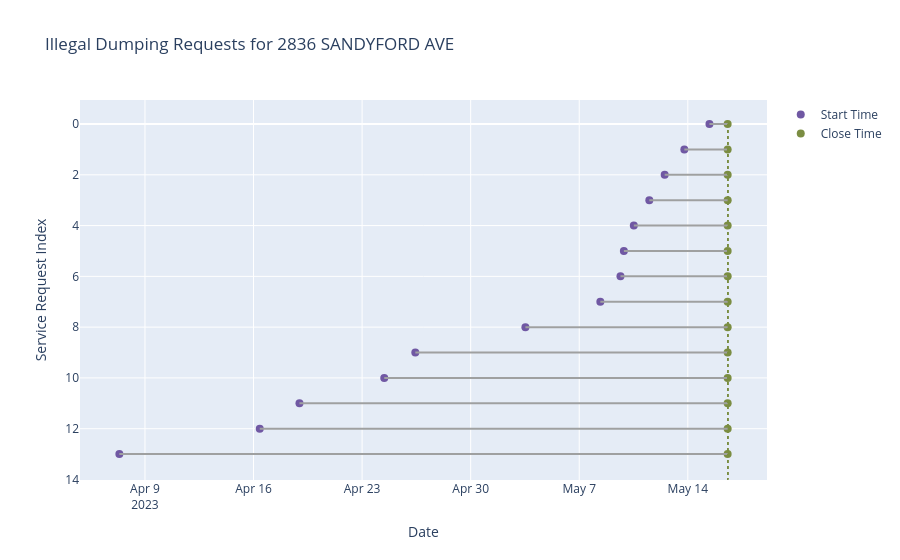

The cell this chart's notebook holds for it:
### Code cell
# 2. Create the interactive plot
# Create a base figure object
fig = go.Figure()

# Add the start time points
fig.add_trace(go.Scatter(
    x=mst_df['start_time'],
    y=mst_df.index,
    mode='markers',
    marker=dict(color='#7058a3', size=8),
    name='Start Time',
    hoverinfo='text',
    hovertext=
        'Start Time: ' + mst_df['start_time'].dt.strftime('%Y-%m-%d %H:%M:%S') + '<br>' +
        'Close Time: ' + mst_df['close_time'].dt.strftime('%Y-%m-%d %H:%M:%S') + '<br>' +
        'Media URL: ' + mst_df['media_url']
))

# Add the end time points
fig.add_trace(go.Scatter(
    x=mst_df['close_time'],
    y=mst_df.index,
    mode='markers',
    marker=dict(color='#7b8d42', size=8),
    name='Close Time',
    hoverinfo='text',
    hovertext=
        'Start Time: ' + mst_df['start_time'].dt.strftime('%Y-%m-%d %H:%M:%S') + '<br>' +
        'Close Time: ' + mst_df['close_time'].dt.strftime('%Y-%m-%d %H:%M:%S') + '<br>' +
        'Media URL: ' + mst_df['media_url']
))

# Add the lines connecting the points
for i, row in mst_df.iterrows():
    fig.add_shape(
        type='line',
        x0=row['start_time'], y0=i,
        x1=row['close_time'], y1=i,
        line=dict(color='#9fa0a0', width=2)
    )

# 3. Add vertical lines for each closed_time using the correct method
for date in mst_df['close_time']:
    fig.add_shape(
        type="line",
        x0=date, y0=0,
        x1=date, y1=len(mst_df), # Extends the line the full height of the plot
        line=dict(
            color="#7b8d42",
            width=1,
            dash="dot",
        )
    )

# 4. Update layout with titles and labels
fig.update_layout(
    title="Illegal Dumping Requests for 2836 SANDYFORD AVE",
    xaxis_title="Date",
    yaxis_title="Service Request Index",
    yaxis_autorange='reversed',
    showlegend=True,
    hovermode='closest' # This is the key change
)

fig.show()

### Figure 1 — Plotly figure (JSON) as saved in the notebook; plotly's stock layout.template omitted (floating-point values rounded to 4 significant figures)
{"data": [{"hoverinfo": "text", "hovertext": ["Start Time: 2023-05-15 09:30:00<br>Close Time: 2023-05-16 13:39:00<br>Media URL: https://d17aqltn7cihbm.cloudfront.net/uploads/large_59ef9bd35b16b332b0cf6f6c40d32afc", "Start Time: 2023-05-13 18:38:00<br>Close Time: 2023-05-16 13:39:00<br>Media URL: https://d17aqltn7cihbm.cloudfront.net/uploads/large_da1c5629deb7453298210a4749e1dac8", "Start Time: 2023-05-12 12:13:00<br>Close Time: 2023-05-16 13:39:00<br>Media URL: https://d17aqltn7cihbm.cloudfront.net/uploads/large_f405dd591aa7a339010bf3b4a499bd43", "Start Time: 2023-05-11 12:28:00<br>Close Time: 2023-05-16 13:39:00<br>Media URL: https://d17aqltn7cihbm.cloudfront.net/uploads/large_640bbe4a75956d4e301d16350ea62324", "Start Time: 2023-05-10 12:28:00<br>Close Time: 2023-05-16 13:39:00<br>Media URL: https://d17aqltn7cihbm.cloudfront.net/uploads/large_ee1f2031cc6a43a3ab8d1a328a7d2d3d", "Start Time: 2023-05-09 21:05:00<br>Close Time: 2023-05-16 13:39:00<br>Media URL: https://d17aqltn7cihbm.cloudfront.net/uploads/large_b550b66ac66677c2ecae8882289b88c5", "Start Time: 2023-05-09 15:49:00<br>Close Time: 2023-05-16 13:39:00<br>Media URL: https://d17aqltn7cihbm.cloudfront.net/uploads/large_973e133ca581f0e6c4ffaa8c1cfed1e8", "Start Time: 2023-05-08 08:39:00<br>Close Time: 2023-05-16 13:39:00<br>Media URL: https://d17aqltn7cihbm.cloudfront.net/uploads/large_62b92e8130d98cefbf6c348d0fb99ff4", "Start Time: 2023-05-03 12:42:00<br>Close Time: 2023-05-16 13:39:00<br>Media URL: https://d17aqltn7cihbm.cloudfront.net/uploads/large_87bf942e05f70bd66357f6f299399fb5", null, "Start Time: 2023-04-24 10:17:00<br>Close Time: 2023-05-16 13:39:00<br>Media URL: https://d17aqltn7cihbm.cloudfront.net/uploads/large_862c3adccd914633e8eabff64912dd33", "Start Time: 2023-04-18 23:06:00<br>Close Time: 2023-05-16 13:39:00<br>Media URL: https://d17aqltn7cihbm.cloudfront.net/uploads/large_60053a6595120b108066d3f2838b0b28", null, "Start Time: 2023-04-07 08:22:00<br>Close Time: 2023-05-16 13:39:00<br>Media URL: https://d17aqltn7cihbm.cloudfront.net/uploads/large_bcfdc9c597376fa70af6b0580fa9f488"], "marker": {"color": "#7058a3", "size": 8}, "mode": "markers", "name": "Start Time", "type": "scatter", "x": ["2023-05-15T09:30:00.000", "2023-05-13T18:38:00.000", "2023-05-12T12:13:00.000", "2023-05-11T12:28:00.000", "2023-05-10T12:28:00.000", "2023-05-09T21:05:00.000", "2023-05-09T15:49:00.000", "2023-05-08T08:39:00.000", "2023-05-03T12:42:00.000", "2023-04-26T10:21:00.000", "2023-04-24T10:17:00.000", "2023-04-18T23:06:00.000", "2023-04-16T09:36:00.000", "2023-04-07T08:22:00.000"], "y": [0, 1, 2, 3, 4, 5, 6, 7, 8, 9, 10, 11, 12, 13]}, {"hoverinfo": "text", "hovertext": ["Start Time: 2023-05-15 09:30:00<br>Close Time: 2023-05-16 13:39:00<br>Media URL: https://d17aqltn7cihbm.cloudfront.net/uploads/large_59ef9bd35b16b332b0cf6f6c40d32afc", "Start Time: 2023-05-13 18:38:00<br>Close Time: 2023-05-16 13:39:00<br>Media URL: https://d17aqltn7cihbm.cloudfront.net/uploads/large_da1c5629deb7453298210a4749e1dac8", "Start Time: 2023-05-12 12:13:00<br>Close Time: 2023-05-16 13:39:00<br>Media URL: https://d17aqltn7cihbm.cloudfront.net/uploads/large_f405dd591aa7a339010bf3b4a499bd43", "Start Time: 2023-05-11 12:28:00<br>Close Time: 2023-05-16 13:39:00<br>Media URL: https://d17aqltn7cihbm.cloudfront.net/uploads/large_640bbe4a75956d4e301d16350ea62324", "Start Time: 2023-05-10 12:28:00<br>Close Time: 2023-05-16 13:39:00<br>Media URL: https://d17aqltn7cihbm.cloudfront.net/uploads/large_ee1f2031cc6a43a3ab8d1a328a7d2d3d", "Start Time: 2023-05-09 21:05:00<br>Close Time: 2023-05-16 13:39:00<br>Media URL: https://d17aqltn7cihbm.cloudfront.net/uploads/large_b550b66ac66677c2ecae8882289b88c5", "Start Time: 2023-05-09 15:49:00<br>Close Time: 2023-05-16 13:39:00<br>Media URL: https://d17aqltn7cihbm.cloudfront.net/uploads/large_973e133ca581f0e6c4ffaa8c1cfed1e8", "Start Time: 2023-05-08 08:39:00<br>Close Time: 2023-05-16 13:39:00<br>Media URL: https://d17aqltn7cihbm.cloudfront.net/uploads/large_62b92e8130d98cefbf6c348d0fb99ff4", "Start Time: 2023-05-03 12:42:00<br>Close Time: 2023-05-16 13:39:00<br>Media URL: https://d17aqltn7cihbm.cloudfront.net/uploads/large_87bf942e05f70bd66357f6f299399fb5", null, "Start Time: 2023-04-24 10:17:00<br>Close Time: 2023-05-16 13:39:00<br>Media URL: https://d17aqltn7cihbm.cloudfront.net/uploads/large_862c3adccd914633e8eabff64912dd33", "Start Time: 2023-04-18 23:06:00<br>Close Time: 2023-05-16 13:39:00<br>Media URL: https://d17aqltn7cihbm.cloudfront.net/uploads/large_60053a6595120b108066d3f2838b0b28", null, "Start Time: 2023-04-07 08:22:00<br>Close Time: 2023-05-16 13:39:00<br>Media URL: https://d17aqltn7cihbm.cloudfront.net/uploads/large_bcfdc9c597376fa70af6b0580fa9f488"], "marker": {"color": "#7b8d42", "size": 8}, "mode": "markers", "name": "Close Time", "type": "scatter", "x": ["2023-05-16T13:39:00.000", "2023-05-16T13:39:00.000", "2023-05-16T13:39:00.000", "2023-05-16T13:39:00.000", "2023-05-16T13:39:00.000", "2023-05-16T13:39:00.000", "2023-05-16T13:39:00.000", "2023-05-16T13:39:00.000", "2023-05-16T13:39:00.000", "2023-05-16T13:39:00.000", "2023-05-16T13:39:00.000", "2023-05-16T13:39:00.000", "2023-05-16T13:39:00.000", "2023-05-16T13:39:00.000"], "y": [0, 1, 2, 3, 4, 5, 6, 7, 8, 9, 10, 11, 12, 13]}], "layout": {"hovermode": "closest", "shapes": [{"line": {"color": "#9fa0a0", "width": 2}, "type": "line", "x0": "2023-05-15T09:30:00", "x1": "2023-05-16T13:39:00", "y0": 0, "y1": 0}, {"line": {"color": "#9fa0a0", "width": 2}, "type": "line", "x0": "2023-05-13T18:38:00", "x1": "2023-05-16T13:39:00", "y0": 1, "y1": 1}, {"line": {"color": "#9fa0a0", "width": 2}, "type": "line", "x0": "2023-05-12T12:13:00", "x1": "2023-05-16T13:39:00", "y0": 2, "y1": 2}, {"line": {"color": "#9fa0a0", "width": 2}, "type": "line", "x0": "2023-05-11T12:28:00", "x1": "2023-05-16T13:39:00", "y0": 3, "y1": 3}, {"line": {"color": "#9fa0a0", "width": 2}, "type": "line", "x0": "2023-05-10T12:28:00", "x1": "2023-05-16T13:39:00", "y0": 4, "y1": 4}, {"line": {"color": "#9fa0a0", "width": 2}, "type": "line", "x0": "2023-05-09T21:05:00", "x1": "2023-05-16T13:39:00", "y0": 5, "y1": 5}, {"line": {"color": "#9fa0a0", "width": 2}, "type": "line", "x0": "2023-05-09T15:49:00", "x1": "2023-05-16T13:39:00", "y0": 6, "y1": 6}, {"line": {"color": "#9fa0a0", "width": 2}, "type": "line", "x0": "2023-05-08T08:39:00", "x1": "2023-05-16T13:39:00", "y0": 7, "y1": 7}, {"line": {"color": "#9fa0a0", "width": 2}, "type": "line", "x0": "2023-05-03T12:42:00", "x1": "2023-05-16T13:39:00", "y0": 8, "y1": 8}, {"line": {"color": "#9fa0a0", "width": 2}, "type": "line", "x0": "2023-04-26T10:21:00", "x1": "2023-05-16T13:39:00", "y0": 9, "y1": 9}, {"line": {"color": "#9fa0a0", "width": 2}, "type": "line", "x0": "2023-04-24T10:17:00", "x1": "2023-05-16T13:39:00", "y0": 10, "y1": 10}, {"line": {"color": "#9fa0a0", "width": 2}, "type": "line", "x0": "2023-04-18T23:06:00", "x1": "2023-05-16T13:39:00", "y0": 11, "y1": 11}, {"line": {"color": "#9fa0a0", "width": 2}, "type": "line", "x0": "2023-04-16T09:36:00", "x1": "2023-05-16T13:39:00", "y0": 12, "y1": 12}, {"line": {"color": "#9fa0a0", "width": 2}, "type": "line", "x0": "2023-04-07T08:22:00", "x1": "2023-05-16T13:39:00", "y0": 13, "y1": 13}, {"line": {"color": "#7b8d42", "dash": "dot", "width": 1}, "type": "line", "x0": "2023-05-16T13:39:00", "x1": "2023-05-16T13:39:00", "y0": 0, "y1": 14}, {"line": {"color": "#7b8d42", "dash": "dot", "width": 1}, "type": "line", "x0": "2023-05-16T13:39:00", "x1": "2023-05-16T13:39:00", "y0": 0, "y1": 14}, {"line": {"color": "#7b8d42", "dash": "dot", "width": 1}, "type": "line", "x0": "2023-05-16T13:39:00", "x1": "2023-05-16T13:39:00", "y0": 0, "y1": 14}, {"line": {"color": "#7b8d42", "dash": "dot", "width": 1}, "type": "line", "x0": "2023-05-16T13:39:00", "x1": "2023-05-16T13:39:00", "y0": 0, "y1": 14}, {"line": {"color": "#7b8d42", "dash": "dot", "width": 1}, "type": "line", "x0": "2023-05-16T13:39:00", "x1": "2023-05-16T13:39:00", "y0": 0, "y1": 14}, {"line": {"color": "#7b8d42", "dash": "dot", "width": 1}, "type": "line", "x0": "2023-05-16T13:39:00", "x1": "2023-05-16T13:39:00", "y0": 0, "y1": 14}, {"line": {"color": "#7b8d42", "dash": "dot", "width": 1}, "type": "line", "x0": "2023-05-16T13:39:00", "x1": "2023-05-16T13:39:00", "y0": 0, "y1": 14}, {"line": {"color": "#7b8d42", "dash": "dot", "width": 1}, "type": "line", "x0": "2023-05-16T13:39:00", "x1": "2023-05-16T13:39:00", "y0": 0, "y1": 14}, {"line": {"color": "#7b8d42", "dash": "dot", "width": 1}, "type": "line", "x0": "2023-05-16T13:39:00", "x1": "2023-05-16T13:39:00", "y0": 0, "y1": 14}, {"line": {"color": "#7b8d42", "dash": "dot", "width": 1}, "type": "line", "x0": "2023-05-16T13:39:00", "x1": "2023-05-16T13:39:00", "y0": 0, "y1": 14}, {"line": {"color": "#7b8d42", "dash": "dot", "width": 1}, "type": "line", "x0": "2023-05-16T13:39:00", "x1": "2023-05-16T13:39:00", "y0": 0, "y1": 14}, {"line": {"color": "#7b8d42", "dash": "dot", "width": 1}, "type": "line", "x0": "2023-05-16T13:39:00", "x1": "2023-05-16T13:39:00", "y0": 0, "y1": 14}, {"line": {"color": "#7b8d42", "dash": "dot", "width": 1}, "type": "line", "x0": "2023-05-16T13:39:00", "x1": "2023-05-16T13:39:00", "y0": 0, "y1": 14}, {"line": {"color": "#7b8d42", "dash": "dot", "width": 1}, "type": "line", "x0": "2023-05-16T13:39:00", "x1": "2023-05-16T13:39:00", "y0": 0, "y1": 14}], "showlegend": true, "title": {"text": "Illegal Dumping Requests for 2836 SANDYFORD AVE"}, "xaxis": {"title": {"text": "Date"}}, "yaxis": {"autorange": "reversed", "title": {"text": "Service Request Index"}}}}
